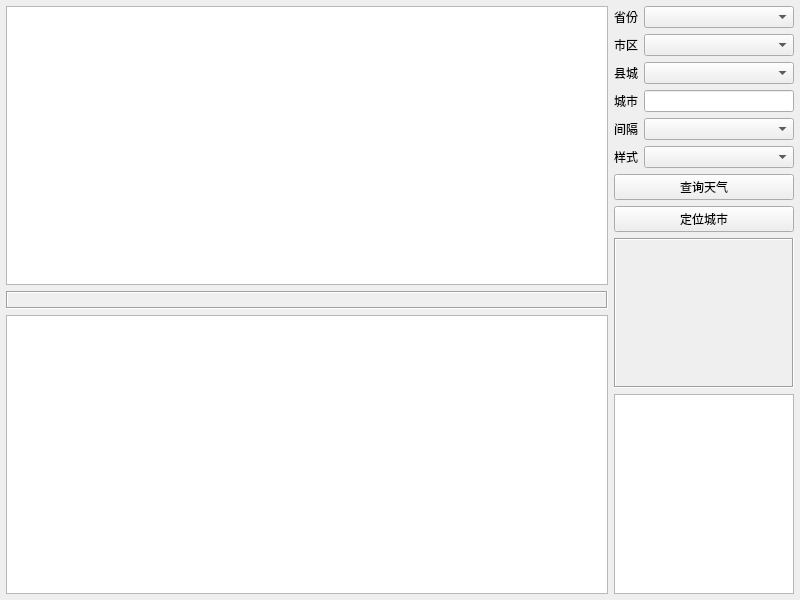
<?xml version="1.0" encoding="UTF-8"?>
<ui version="4.0">
 <class>frmWeather</class>
 <widget class="QWidget" name="frmWeather">
  <property name="geometry">
   <rect>
    <x>0</x>
    <y>0</y>
    <width>800</width>
    <height>600</height>
   </rect>
  </property>
  <property name="windowTitle">
   <string>Form</string>
  </property>
  <layout class="QGridLayout" name="gridLayout_2">
   <property name="leftMargin">
    <number>6</number>
   </property>
   <property name="topMargin">
    <number>6</number>
   </property>
   <property name="rightMargin">
    <number>6</number>
   </property>
   <property name="bottomMargin">
    <number>6</number>
   </property>
   <property name="spacing">
    <number>6</number>
   </property>
   <item row="0" column="0">
    <widget class="QTableWidget" name="tableWidget"/>
   </item>
   <item row="0" column="1" rowspan="3">
    <widget class="QWidget" name="widget" native="true">
     <property name="minimumSize">
      <size>
       <width>180</width>
       <height>0</height>
      </size>
     </property>
     <property name="maximumSize">
      <size>
       <width>180</width>
       <height>16777215</height>
      </size>
     </property>
     <layout class="QGridLayout" name="gridLayout">
      <property name="leftMargin">
       <number>0</number>
      </property>
      <property name="topMargin">
       <number>0</number>
      </property>
      <property name="rightMargin">
       <number>0</number>
      </property>
      <property name="bottomMargin">
       <number>0</number>
      </property>
      <property name="spacing">
       <number>6</number>
      </property>
      <item row="1" column="1">
       <widget class="QComboBox" name="cboxCity"/>
      </item>
      <item row="2" column="1">
       <widget class="QComboBox" name="cboxCounty"/>
      </item>
      <item row="0" column="1">
       <widget class="QComboBox" name="cboxProvince">
        <property name="sizePolicy">
         <sizepolicy hsizetype="Expanding" vsizetype="Fixed">
          <horstretch>0</horstretch>
          <verstretch>0</verstretch>
         </sizepolicy>
        </property>
       </widget>
      </item>
      <item row="8" column="0" colspan="2">
       <widget class="QLabel" name="labType">
        <property name="minimumSize">
         <size>
          <width>0</width>
          <height>150</height>
         </size>
        </property>
        <property name="maximumSize">
         <size>
          <width>16777215</width>
          <height>150</height>
         </size>
        </property>
        <property name="frameShape">
         <enum>QFrame::Box</enum>
        </property>
        <property name="frameShadow">
         <enum>QFrame::Sunken</enum>
        </property>
        <property name="text">
         <string/>
        </property>
        <property name="alignment">
         <set>Qt::AlignCenter</set>
        </property>
       </widget>
      </item>
      <item row="4" column="1">
       <widget class="QComboBox" name="cboxInterval"/>
      </item>
      <item row="9" column="0" colspan="2">
       <widget class="QTextEdit" name="txtMsg"/>
      </item>
      <item row="3" column="1">
       <widget class="QLineEdit" name="txtCity"/>
      </item>
      <item row="5" column="1">
       <widget class="QComboBox" name="cboxStyle"/>
      </item>
      <item row="2" column="0">
       <widget class="QLabel" name="labCounty">
        <property name="text">
         <string>县城</string>
        </property>
       </widget>
      </item>
      <item row="5" column="0">
       <widget class="QLabel" name="labStyle">
        <property name="text">
         <string>样式</string>
        </property>
       </widget>
      </item>
      <item row="0" column="0">
       <widget class="QLabel" name="labProvince">
        <property name="text">
         <string>省份</string>
        </property>
       </widget>
      </item>
      <item row="3" column="0">
       <widget class="QLabel" name="labName">
        <property name="text">
         <string>城市</string>
        </property>
       </widget>
      </item>
      <item row="4" column="0">
       <widget class="QLabel" name="labInterval">
        <property name="text">
         <string>间隔</string>
        </property>
       </widget>
      </item>
      <item row="7" column="0" colspan="2">
       <widget class="QPushButton" name="btnLocation">
        <property name="text">
         <string>定位城市</string>
        </property>
       </widget>
      </item>
      <item row="1" column="0">
       <widget class="QLabel" name="labCity">
        <property name="text">
         <string>市区</string>
        </property>
       </widget>
      </item>
      <item row="6" column="0" colspan="2">
       <widget class="QPushButton" name="btnQuery">
        <property name="text">
         <string>查询天气</string>
        </property>
       </widget>
      </item>
     </layout>
    </widget>
   </item>
   <item row="1" column="0">
    <widget class="QLabel" name="labWeather">
     <property name="frameShape">
      <enum>QFrame::Box</enum>
     </property>
     <property name="frameShadow">
      <enum>QFrame::Sunken</enum>
     </property>
     <property name="text">
      <string/>
     </property>
    </widget>
   </item>
   <item row="2" column="0">
    <widget class="QTextEdit" name="textEdit">
     <property name="readOnly">
      <bool>true</bool>
     </property>
    </widget>
   </item>
  </layout>
 </widget>
 <tabstops>
  <tabstop>textEdit</tabstop>
  <tabstop>tableWidget</tabstop>
  <tabstop>cboxProvince</tabstop>
  <tabstop>cboxCity</tabstop>
  <tabstop>cboxCounty</tabstop>
  <tabstop>cboxInterval</tabstop>
  <tabstop>cboxStyle</tabstop>
  <tabstop>btnQuery</tabstop>
  <tabstop>btnLocation</tabstop>
 </tabstops>
 <resources/>
 <connections/>
</ui>
